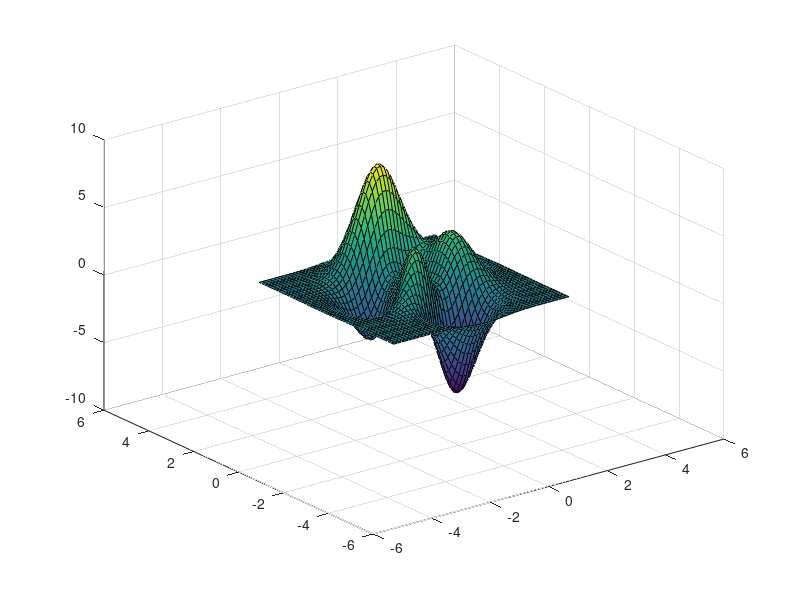

Write MATLAB code to recreate this figure.
function ex1

    fig = figure('Position',[300,300,450,285]);        
    % Generate the data to plot.
    [x,y,z] = peaks;
    % Plot the data
    s=surf(x,y,z);   
    
    set(fig,'WindowKeyPressFcn',@KeyPress); 

    d = 6;
    xlim([-d d]);
    ylim([-d d]);    
    zlim([-10 10]);
    function KeyPress( varargin )
     key = varargin{2}.Key;
     if (key == 'q')
        rotate(s, [0 0 1], 5);
     elseif (key == 'e')
        rotate(s, [0 0 1], -5);
     end
    end 
end















%     fig = figure('Position',[300,300,450,285]);        
%     % Generate the data to plot.
%     [x,y,z] = peaks;
%     % Plot the data
%     s=surf(x,y,z);
%     d = 5;
%     xlim([-d d]);
%     ylim([-d d]);  
%     
%     set(fig,'WindowKeyPressFcn',@KeyPress); 
%     function KeyPress( varargin )
%      %key = varargin{2}.Key;
%      rotate(s, [0 0 1], 5);
%     end  
